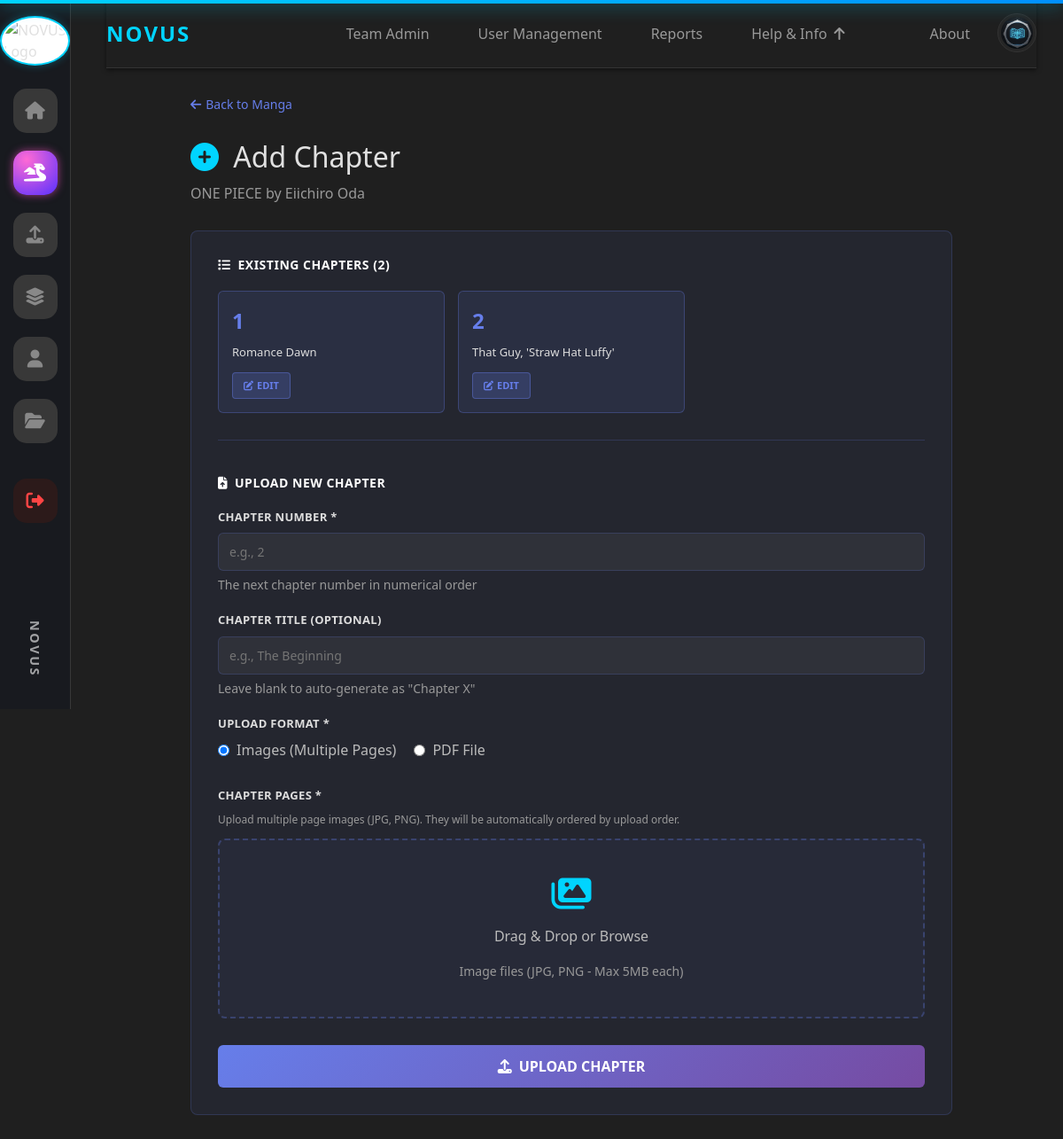
/manga/6/upload-chapter (signed in), run on the app's committed database.
### tables this page shows
CREATE TABLE books (
                    id INTEGER PRIMARY KEY,
                    title TEXT,
                    author TEXT,
                    category TEXT,
                    pdf_filename TEXT,
                    audio_filename TEXT
                , created_at TEXT, cover_path TEXT, uploader_id INTEGER, book_type TEXT DEFAULT 'book', description TEXT);

CREATE TABLE chapters (
            id          INTEGER PRIMARY KEY,
            manga_id    INTEGER NOT NULL,
            chapter_num INTEGER NOT NULL,
            title       TEXT,
            pdf_filename TEXT,
            created_at  TEXT DEFAULT (DATETIME('now')), page_count INTEGER DEFAULT 0,
            FOREIGN KEY (manga_id) REFERENCES books(id),
            UNIQUE(manga_id, chapter_num)
        );

### app.py (the view, shortened to what this page needs)
@app.route("/manga/<int:manga_id>/upload-chapter", methods=["GET", "POST"])
@role_required("admin", "publisher")
def upload_chapter(manga_id):
    if request.method == "GET":
        conn = get_conn()
        c = conn.cursor()
        c.execute("""
            SELECT id, title, author
            FROM books
            WHERE id = ? AND COALESCE(book_type, 'book') = 'manga'
        """, (manga_id,))
        manga = c.fetchone()
        if not manga:
            conn.close()
            flash("Manga not found.", "danger")
            return redirect(url_for("manga"))
        c.execute("""
            SELECT chapter_num, title
            FROM chapters
            WHERE manga_id = ?
            ORDER BY chapter_num ASC
        """, (manga_id,))
        chapters = c.fetchall()
        conn.close()
        return render_template("upload_chapter.html", manga=manga, chapters=chapters)

### app.py (called while the page is built)
def get_conn():
    return sqlite3.connect(DB_PATH)

@app.before_request
def check_banned():
    uid = session.get("user_id")
    if not uid:
        return
    conn = get_conn()
    c = conn.cursor()
    c.execute("SELECT COALESCE(is_banned,0), COALESCE(status,'active') FROM users WHERE id=?", (uid,))
    row = c.fetchone()
    conn.close()
    if row:
        is_banned, status = row
        if int(is_banned) == 1 or status == "banned":
            session.clear()
            flash("Your account has been banned.", "danger")
            return redirect(url_for("login"))

@app.context_processor
def inject_user_avatar():
    return {
        'user_avatar': session.get('avatar_url'),
        'user_id': session.get('user_id')
    }

def role_required(*roles):
    def decorator(f):
        @wraps(f)
        def wrapper(*args, **kwargs):
            if session.get("role") not in roles:
                flash("You do not have permission to access this page.", "danger")
                return redirect(url_for("home"))
            return f(*args, **kwargs)
        return wrapper
    return decorator

@app.before_request
def _ensure_db_initialized():
    global _db_init_done
    if not _db_init_done:
        try:
            init_db()
        except Exception:
            pass
        _db_init_done = True

### templates/upload_chapter.html (shortened to what this page needs)
{% extends "base.html" %}
{% block content %}
<div style="max-width: 900px; margin: 30px auto; padding: 0 20px;">
  <div style="margin-bottom: 30px;">
    <a href="{{ url_for('manga') }}" style="color: #667eea; text-decoration: none; display: flex; align-items: center; gap: 5px; font-size: 14px;">
      <i class="fas fa-arrow-left"></i> Back to Manga
    </a>
  </div>
  <h2 style="color: var(--text-primary); margin-bottom: 10px;">
    <i class="fas fa-plus-circle me-2" style="color: var(--neon-blue)"></i>
    Add Chapter
  </h2>
  <p style="color: #999; margin-bottom: 30px;">{{ manga[1] }} by {{ manga[2] }}</p>
  <div style="background: rgba(102, 126, 234, 0.08); border: 1px solid rgba(102, 126, 234, 0.2); border-radius: 8px; padding: 30px;">
    {% if chapters %}
    <div style="margin-bottom: 40px; padding-bottom: 30px; border-bottom: 1px solid rgba(102, 126, 234, 0.2);">
      <h5 style="font-size: 14px; font-weight: 600; color: #fff; text-transform: uppercase; letter-spacing: 0.5px; margin-bottom: 20px;">
        <i class="fas fa-list me-2"></i>Existing Chapters ({{ chapters|length }})
      </h5>
      <div style="display: grid; grid-template-columns: repeat(auto-fill, minmax(220px, 1fr)); gap: 15px;">
        {% for chapter in chapters %}
        <div style="background: rgba(102, 126, 234, 0.1); border: 1px solid rgba(102, 126, 234, 0.3); border-radius: 6px; padding: 15px;">
          <div style="font-size: 24px; font-weight: 700; color: #667eea; margin-bottom: 8px;">{{ chapter[0] }}</div>
          <p style="color: #ddd; font-size: 13px; margin: 0 0 12px 0;">{{ chapter[1] }}</p>
          <a href="{{ url_for('edit_chapter', manga_id=manga[0], chapter_num=chapter[0]) }}" style="display: inline-block; background: rgba(102, 126, 234, 0.2); color: #667eea; border: 1px solid rgba(102, 126, 234, 0.4); padding: 6px 12px; border-radius: 4px; font-size: 11px; text-decoration: none; transition: all 0.3s; cursor: pointer; font-weight: 600;">
            <i class="fas fa-edit" style="margin-right: 4px;"></i>EDIT
          </a>
        </div>
        {% endfor %}
      </div>
    </div>
    {% else %}
    <div style="padding: 20px; background: rgba(102, 126, 234, 0.05); border-radius: 6px; margin-bottom: 30px; border-left: 3px solid #667eea;">
      <p style="color: #999; margin: 0; font-size: 14px;">No chapters uploaded yet. Upload the first chapter below.</p>
    </div>
    {% endif %}
    <h5 style="font-size: 14px; font-weight: 600; color: #fff; text-transform: uppercase; letter-spacing: 0.5px; margin-bottom: 20px;">
      <i class="fas fa-file-upload me-2"></i>Upload New Chapter
    </h5>
    <form method="POST" enctype="multipart/form-data">
      <div style="margin-bottom: 20px;">
        <label style="margin-bottom: 8px; color: #ddd; font-size: 13px; font-weight: 600; text-transform: uppercase; letter-spacing: 0.3px; display: block;">Chapter Number *</label>
        <input type="number" name="chapter_num" min="1" style="background: rgba(255, 255, 255, 0.05); border: 1px solid rgba(102, 126, 234, 0.2); color: #fff; border-radius: 6px; padding: 10px 12px; font-size: 14px; width: 100%; box-sizing: border-box;" required placeholder="e.g., 2">
        <small style="color: #999; display: block; margin-top: 5px;">The next chapter number in numerical order</small>
      </div>
      <div style="margin-bottom: 20px;">
        <label style="margin-bottom: 8px; color: #ddd; font-size: 13px; font-weight: 600; text-transform: uppercase; letter-spacing: 0.3px; display: block;">Chapter Title (Optional)</label>
        <input type="text" name="chapter_title" style="background: rgba(255, 255, 255, 0.05); border: 1px solid rgba(102, 126, 234, 0.2); color: #fff; border-radius: 6px; padding: 10px 12px; font-size: 14px; width: 100%; box-sizing: border-box;" placeholder="e.g., The Beginning">
        <small style="color: #999; display: block; margin-top: 5px;">Leave blank to auto-generate as "Chapter X"</small>
      </div>
      <div style="margin-bottom: 30px;">
        <label style="margin-bottom: 8px; color: #ddd; font-size: 13px; font-weight: 600; text-transform: uppercase; letter-spacing: 0.3px; display: block;">Upload Format *</label>
        <div style="display: flex; gap: 20px; margin-bottom: 20px;">
          <label style="display: flex; align-items: center; cursor: pointer; color: #bbb;">
            <input type="radio" name="chapter_format" value="images" checked onchange="toggleUploadFormat()" style="margin-right: 8px; cursor: pointer;">
            <span>Images (Multiple Pages)</span>
          </label>
          <label style="display: flex; align-items: center; cursor: pointer; color: #bbb;">
            <input type="radio" name="chapter_format" value="pdf" onchange="toggleUploadFormat()" style="margin-right: 8px; cursor: pointer;">
            <span>PDF File</span>
          </label>
        </div>
      </div>
      <div id="imagesUploadSection" style="margin-bottom: 30px;">
        <label style="margin-bottom: 8px; color: #ddd; font-size: 13px; font-weight: 600; text-transform: uppercase; letter-spacing: 0.3px; display: block;">Chapter Pages *</label>
        <p style="color: #999; font-size: 12px; margin-bottom: 12px;">Upload multiple page images (JPG, PNG). They will be automatically ordered by upload order.</p>
        <div style="border: 2px dashed rgba(102, 126, 234, 0.3); border-radius: 8px; padding: 40px 20px; text-align: center; cursor: pointer; transition: all 0.3s; background: rgba(102, 126, 234, 0.05);" onclick="document.getElementById('chapterPages').click()" id="dropZone">
          <i class="fas fa-images" style="color: var(--neon-blue); font-size: 40px;"></i>
          <p style="margin: 15px 0; color: #bbb;">Drag & Drop or Browse</p>
          <small style="color: #999;">Image files (JPG, PNG - Max 5MB each)</small>
        </div>
      </div>
      <button type="submit" style="background: linear-gradient(135deg, #667eea 0%, #764ba2 100%); border: none; color: #fff; font-weight: 600; border-radius: 6px; transition: all 0.3s; cursor: pointer; width: 100%; font-size: 16px; padding: 12px;">
        <i class="fas fa-upload me-2"></i>UPLOAD CHAPTER
      </button>
    </form>
  </div>
</div>
{% endblock %}

### data on the page
books: title "ONE PIECE", author "Eiichiro Oda"
chapters: chapter_num "1", title "Romance Dawn"
chapters: chapter_num "2", title "That Guy, 'Straw Hat Luffy'"

### other printed values
{{ chapters|length }} "2"
